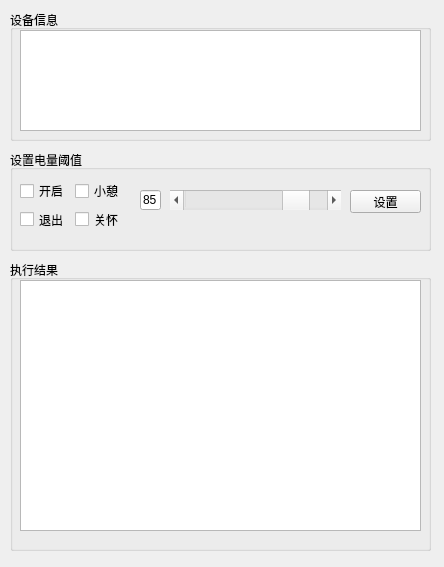
<?xml version="1.0" encoding="UTF-8"?>
<ui version="4.0">
 <class>Car</class>
 <widget class="QWidget" name="Car">
  <property name="geometry">
   <rect>
    <x>0</x>
    <y>0</y>
    <width>444</width>
    <height>567</height>
   </rect>
  </property>
  <property name="windowTitle">
   <string>Form</string>
  </property>
  <widget class="QGroupBox" name="groupBox_device_information">
   <property name="geometry">
    <rect>
     <x>10</x>
     <y>10</y>
     <width>421</width>
     <height>131</height>
    </rect>
   </property>
   <property name="title">
    <string>设备信息</string>
   </property>
   <widget class="QTextEdit" name="textEdit_all_devices_information">
    <property name="geometry">
     <rect>
      <x>10</x>
      <y>20</y>
      <width>401</width>
      <height>101</height>
     </rect>
    </property>
   </widget>
  </widget>
  <widget class="QGroupBox" name="groupBox_set_battery_threshold">
   <property name="geometry">
    <rect>
     <x>10</x>
     <y>150</y>
     <width>421</width>
     <height>101</height>
    </rect>
   </property>
   <property name="title">
    <string>设置电量阈值</string>
   </property>
   <widget class="QWidget" name="formLayoutWidget">
    <property name="geometry">
     <rect>
      <x>10</x>
      <y>30</y>
      <width>111</width>
      <height>51</height>
     </rect>
    </property>
    <layout class="QFormLayout" name="formLayout">
     <item row="0" column="0">
      <widget class="QCheckBox" name="checkBox_open">
       <property name="text">
        <string>开启</string>
       </property>
      </widget>
     </item>
     <item row="0" column="1">
      <widget class="QCheckBox" name="checkBox_nap">
       <property name="text">
        <string>小憩</string>
       </property>
      </widget>
     </item>
     <item row="1" column="0">
      <widget class="QCheckBox" name="checkBox_exit">
       <property name="text">
        <string>退出</string>
       </property>
      </widget>
     </item>
     <item row="1" column="1">
      <widget class="QCheckBox" name="checkBox_pet">
       <property name="text">
        <string>关怀</string>
       </property>
      </widget>
     </item>
    </layout>
   </widget>
   <widget class="QLineEdit" name="lineEdit_battery_threshold">
    <property name="enabled">
     <bool>true</bool>
    </property>
    <property name="geometry">
     <rect>
      <x>130</x>
      <y>40</y>
      <width>21</width>
      <height>20</height>
     </rect>
    </property>
    <property name="text">
     <string>85</string>
    </property>
   </widget>
   <widget class="QScrollBar" name="horizontalScrollBar_battery_threshold">
    <property name="enabled">
     <bool>true</bool>
    </property>
    <property name="geometry">
     <rect>
      <x>160</x>
      <y>40</y>
      <width>171</width>
      <height>20</height>
     </rect>
    </property>
    <property name="maximum">
     <number>100</number>
    </property>
    <property name="value">
     <number>85</number>
    </property>
    <property name="tracking">
     <bool>true</bool>
    </property>
    <property name="orientation">
     <enum>Qt::Horizontal</enum>
    </property>
    <property name="invertedAppearance">
     <bool>false</bool>
    </property>
   </widget>
   <widget class="QPushButton" name="pushButton_set_battery_threshold">
    <property name="geometry">
     <rect>
      <x>340</x>
      <y>40</y>
      <width>71</width>
      <height>23</height>
     </rect>
    </property>
    <property name="text">
     <string>设置</string>
    </property>
   </widget>
  </widget>
  <widget class="QGroupBox" name="groupBox_exec_result">
   <property name="geometry">
    <rect>
     <x>10</x>
     <y>260</y>
     <width>421</width>
     <height>291</height>
    </rect>
   </property>
   <property name="title">
    <string>执行结果</string>
   </property>
   <widget class="QTextEdit" name="textEdit_result">
    <property name="geometry">
     <rect>
      <x>10</x>
      <y>20</y>
      <width>401</width>
      <height>251</height>
     </rect>
    </property>
   </widget>
  </widget>
 </widget>
 <resources/>
 <connections/>
</ui>
